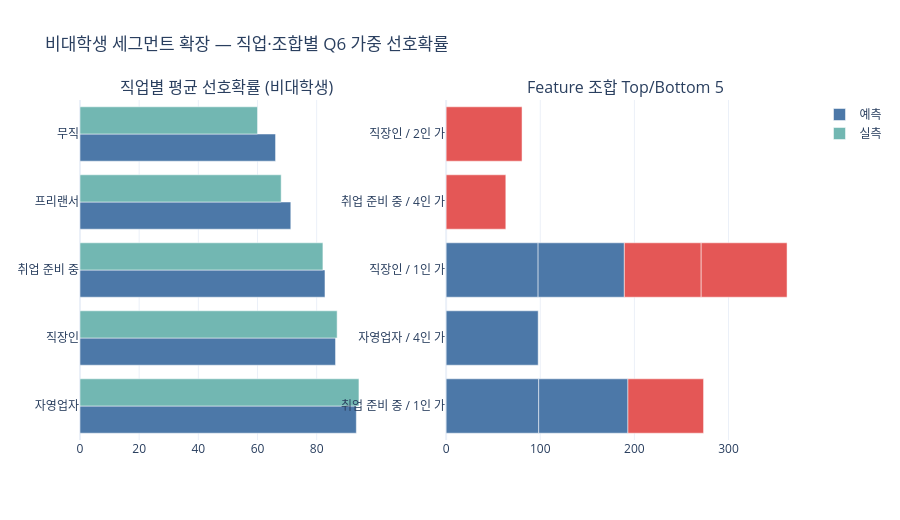

Notebook code for this chart:
### Code cell
occ_summary = (
    weighted_non_student.groupby("occupation")
    .agg(
        n=("predicted_prob_pct", "size"),
        avg_predicted=("predicted_prob_pct", "mean"),
        avg_actual=("actual_prob_pct", "mean"),
    )
    .reset_index()
    .sort_values("avg_predicted", ascending=False)
)
occ_summary["avg_predicted"] = occ_summary["avg_predicted"].round(2)
occ_summary["avg_actual"] = occ_summary["avg_actual"].round(2)

fig = make_subplots(
    rows=1, cols=2,
    subplot_titles=("직업별 평균 선호확률 (비대학생)", "Feature 조합 Top/Bottom 5"),
    specs=[[{"type": "bar"}, {"type": "bar"}]],
    column_widths=[0.45, 0.55],
)
fig.add_trace(
    go.Bar(x=occ_summary["avg_predicted"], y=occ_summary["occupation"], orientation="h",
           name="예측", marker_color="#4C78A8"),
    row=1, col=1,
)
fig.add_trace(
    go.Bar(x=occ_summary["avg_actual"], y=occ_summary["occupation"], orientation="h",
           name="실측", marker_color="#72B7B2"),
    row=1, col=1,
)

combo_plot = pd.concat([
    combo_top5.assign(group="상위 조합"),
    combo_bottom5.assign(group="하위 조합"),
])
combo_plot["short_label"] = combo_plot["occupation"] + " / " + combo_plot["housing_type"].str[:4]
fig.add_trace(
    go.Bar(
        x=combo_plot["avg_predicted_prob_pct"], y=combo_plot["short_label"],
        orientation="h", marker_color=combo_plot["group"].map({"상위 조합": "#4C78A8", "하위 조합": "#E45756"}),
        showlegend=False,
    ),
    row=1, col=2,
)
fig.update_layout(title="비대학생 세그먼트 확장 — 직업·조합별 Q6 가중 선호확률", template=PLOTLY_TEMPLATE, height=520, barmode="group")
fig.show()

display(occ_summary)

### Figure 1 — Plotly figure (JSON) as saved in the notebook; plotly's stock layout.template omitted (floating-point values rounded to 4 significant figures)
{"data": [{"marker": {"color": "#4C78A8"}, "name": "예측", "orientation": "h", "type": "bar", "x": [93.41, 86.38, 82.81, 71.26, 66.1], "xaxis": "x", "y": ["자영업자", "직장인", "취업 준비 중", "프리랜서", "무직"], "yaxis": "y"}, {"marker": {"color": "#72B7B2"}, "name": "실측", "orientation": "h", "type": "bar", "x": [94.29, 86.92, 82.11, 68.0, 60.0], "xaxis": "x", "y": ["자영업자", "직장인", "취업 준비 중", "프리랜서", "무직"], "yaxis": "y"}, {"marker": {"color": ["#4C78A8", "#4C78A8", "#4C78A8", "#4C78A8", "#4C78A8", "#E45756", "#E45756", "#E45756", "#E45756", "#E45756"]}, "orientation": "h", "showlegend": false, "type": "bar", "x": [98.33, 97.8, 97.7, 94.8, 91.6, 63.4, 80.33, 80.65, 81.62, 91.23], "xaxis": "x2", "y": ["취업 준비 중 / 1인 가", "자영업자 / 4인 가", "직장인 / 1인 가", "취업 준비 중 / 1인 가", "직장인 / 1인 가", "취업 준비 중 / 4인 가", "취업 준비 중 / 1인 가", "직장인 / 2인 가", "직장인 / 1인 가", "직장인 / 1인 가"], "yaxis": "y2"}], "layout": {"annotations": [{"font": {"size": 16}, "showarrow": false, "text": "직업별 평균 선호확률 (비대학생)", "x": 0.2025, "xanchor": "center", "xref": "paper", "y": 1, "yanchor": "bottom", "yref": "paper"}, {"font": {"size": 16}, "showarrow": false, "text": "Feature 조합 Top/Bottom 5", "x": 0.7525, "xanchor": "center", "xref": "paper", "y": 1, "yanchor": "bottom", "yref": "paper"}], "barmode": "group", "height": 520, "title": {"text": "비대학생 세그먼트 확장 — 직업·조합별 Q6 가중 선호확률"}, "xaxis": {"anchor": "y", "domain": [0, 0.405]}, "xaxis2": {"anchor": "y2", "domain": [0.505, 1]}, "yaxis": {"anchor": "x", "domain": [0, 1]}, "yaxis2": {"anchor": "x2", "domain": [0, 1]}}}
